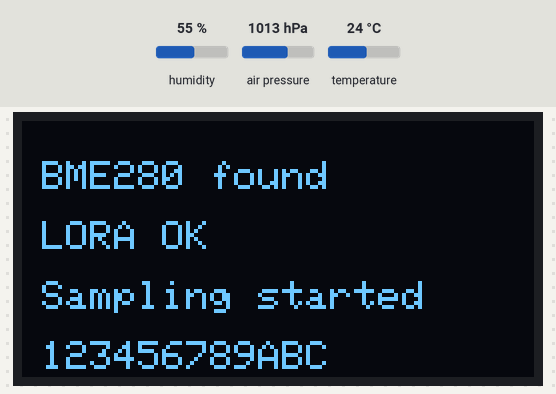
A program run on a simulated ESP32. On the bench: 128×64 one-colour display. The test bench sets the inputs (shaded band); at power-on: humidity 55 %, air pressure 1013 hPa, temperature 24 °C. No radio packets arrive unless stated; what the program prints to the serial monitor is not drawn.

Above: at 0.1 s.
At 2.7 s:
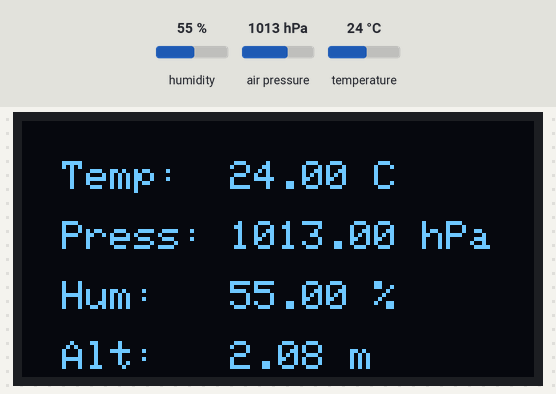

The program:

main.cpp
```cpp
/*
  LoRa Duplex communication with Sync Word

  Sends a message every half second, and polls continually
  for new incoming messages. Sets the LoRa radio's Sync Word.

  The Sync Word is basically the radio's network ID. Radios with different
  Sync Words will not receive each other's transmissions. This is one way you
  can filter out radios you want to ignore, without making an addressing scheme.

  See the Semtech datasheet, http://www.semtech.com/images/datasheet/sx1276.pdf
  for more on Sync Word.

  created 28 April 2017
  by Tom Igoe
*/
#include <SPI.h>              // include libraries
#include <LoRa.h>
#include <SPI.h>
#include <Adafruit_Sensor.h>
#include <Adafruit_BME280.h>
#include <Adafruit_GFX.h>
#include <Adafruit_SSD1306.h>
#define LORA_CS 18
#define LORA_RESET 23
#define LORA_DIO0 26
#define LORA_FREQ 433E6

#define OLED_SDA 21
#define OLED_SCL 22

#define SCREEN_WIDTH 128 // OLED display width, in pixels
#define SCREEN_HEIGHT 64 // OLED display height, in pixels

// Declaration for an SSD1306 display connected to I2C (SDA, SCL pins)
// The pins for I2C are defined by the Wire-library.
// Checkout https://randomnerdtutorials.com/esp32-ssd1306-oled-display-arduino-ide/
#define OLED_RESET     -1 // Reset pin # (or -1 if sharing Arduino reset pin)
#define OLED_ADDRESS 0x3C // See https://randomnerdtutorials.com/esp32-ssd1306-oled-display-arduino-ide/

#define SEALEVELPRESSURE_HPA (1013.25)

Adafruit_SSD1306 display(SCREEN_WIDTH, SCREEN_HEIGHT, &Wire, OLED_RESET);
Adafruit_BME280 bme;

char ssid[23];

void setup() {
  Serial.begin(115200);

   // Get deviceId
  snprintf(ssid, 23, "MCUDEVICE-%llX", ESP.getEfuseMac());

  Wire.begin(OLED_SDA, OLED_SCL);

  //initialize OLED
  if(!display.begin(SSD1306_SWITCHCAPVCC, OLED_ADDRESS, false, false)) { // Address 0x3C for 128x32
    Serial.println(F("SSD1306 allocation failed"));
    for(;;); // Don't proceed, loop forever
  }

  display.clearDisplay();
  display.setTextColor(WHITE);
  display.setTextSize(1);

  Serial.println("Looking for sensor");
  if (! bme.begin(BME280_ADDRESS_ALTERNATE)) {
    Serial.println("Could not find a valid BME280 sensor, check wiring!");
    while (1);
  }

  display.setCursor(5,10);
  display.print("BME280 found");

  LoRa.setPins(LORA_CS, LORA_RESET, LORA_DIO0);
  if (!LoRa.begin(LORA_FREQ)) {
    Serial.println("Starting LoRa failed!");
    while (1);
  }

  display.setCursor(5,25);
  display.print("LORA OK");
  display.setCursor(5,40);
  display.print("Sampling started");
  display.setCursor(5,55);
  display.print(String(ssid).substring(10));

  display.display();

  delay(2500);

  LoRa.setPreambleLength(8);
  LoRa.setSpreadingFactor(7);
  LoRa.setSignalBandwidth(125E3);
  LoRa.setCodingRate4(5);
  LoRa.setSyncWord(0x12);

  // weather monitoring
  Serial.println("-- Weather Station Scenario --");
  Serial.println("forced mode, 1x temperature / 1x humidity / 1x pressure oversampling,");
  Serial.println("filter off");

  // suggested rate is 1/60Hz (1m)
  bme.setSampling(Adafruit_BME280::MODE_FORCED,
                  Adafruit_BME280::SAMPLING_X1, // temperature
                  Adafruit_BME280::SAMPLING_X1, // pressure
                  Adafruit_BME280::SAMPLING_X1, // humidity
                  Adafruit_BME280::FILTER_OFF   );

}

void sendMessage(String outgoing);
void displayAndSendBmeValues();

void loop() {

    bme.takeForcedMeasurement();

    displayAndSendBmeValues();

    // The sensor should be read every 60 seconds when in Forced mode, according to the datasheet and Adafruit library
    delay(60000);
}


void displayAndSendBmeValues() {

    String temp = String(bme.readTemperature());
    String pressure = String(bme.readPressure() / 100);
    String humidity = String(bme.readHumidity());
    String altitude = String(bme.readAltitude(SEALEVELPRESSURE_HPA));

    display.clearDisplay();
    display.setCursor(10,10);
    display.print("Temp:  " + temp + " C");
    display.setCursor(10,25);
    display.print("Press: " + pressure + " hPa");
    display.setCursor(10,40);
    display.print("Hum:   " + humidity + " %");
    display.setCursor(10,55);
    display.print("Alt:   " + altitude + " m");
    display.display();

    String payload = "";
    payload += "{\"temperature\":";
    payload += temp;
    payload += ",\"pressure\":";
    payload += pressure;
    payload += ",\"humidity\":";
    payload += humidity;
    payload += ",\"altitude\":";
    payload += altitude;
    payload += ",\"sensor\":";
    payload += "\"bme280\"";
    payload += ",\"device\":";
    payload += "\"";
    payload += ssid;
    payload += "\"";
    payload += "}";

    sendMessage(payload);
}

void sendMessage(String outgoing) {
  LoRa.beginPacket();                   // start packet
  LoRa.print(outgoing);                 // add payload
  LoRa.endPacket();                     // finish packet and send it
}
```
